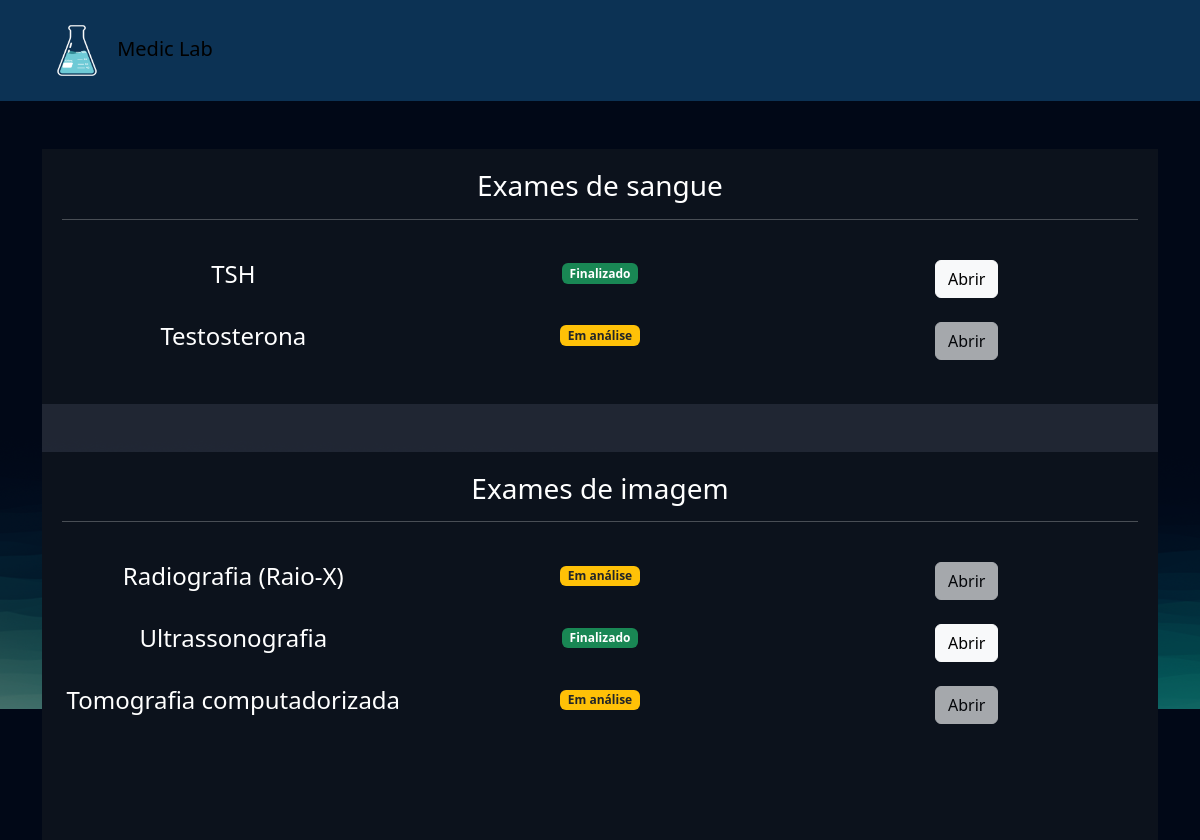
The app's page /exames/gerenciar_exames/ (signed in), older data.
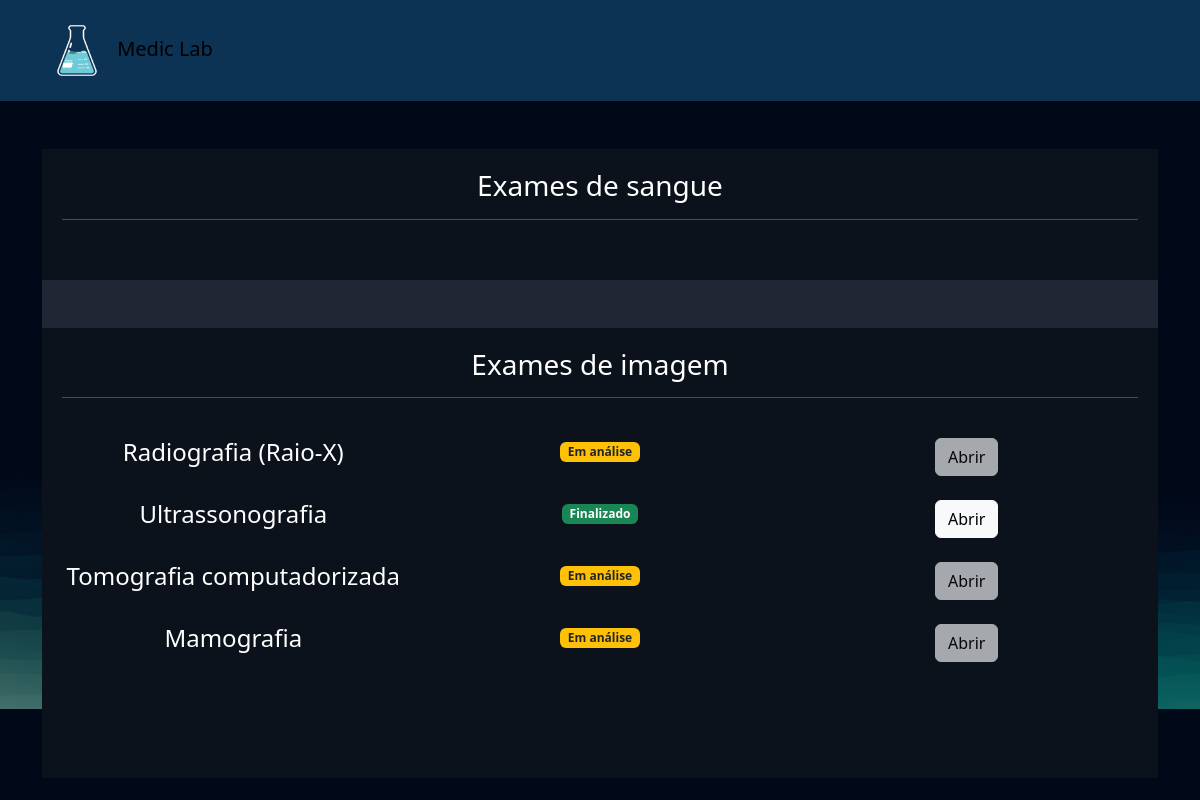
The same page, newer data.
### exames/models.py (models this page shows, shortened)
class SolicitacaoExame(models.Model):
    choice_status = (
    ('E', 'Em análise'),
    ('F', 'Finalizado')
    )
    usuario = models.ForeignKey(User, on_delete=models.DO_NOTHING) #ForeignKey -> chave estangeira
    exame = models.ForeignKey(TiposExames, on_delete=models.DO_NOTHING)
    status = models.CharField(max_length=2, choices=choice_status)
    resultado = models.FileField(upload_to="resultados", null=True, blank=True) #FileField -> recebendo arquivo
    requer_senha = models.BooleanField(default=False)
    senha = models.CharField(max_length=6, null=True, blank=True)
    def badge_template(self):
        if self.status == 'E':
            classes_css = 'bg-warning text-dark'
            texto = "Em análise"
        elif self.status == 'F':
            classes_css = 'bg-success'
            texto = "Finalizado"
        return mark_safe(f"<span class='badge bg-primary {classes_css}'>{texto}</span>")

class TiposExames(models.Model):
    nome = models.CharField(max_length=50)
    tipos_choices = (
        ('I', 'Exame de Imagem'),
        ('S', 'Exame de Sangue')
    )
    tipo = models.CharField(max_length=1, choices=tipos_choices) #Passando "tipos_coices"
    preco = models.FloatField()
    disponivel = models.BooleanField(default=True)
    horario_inicial = models.TimeField(auto_now=False, auto_now_add=False)
    horario_final = models.TimeField(auto_now=False, auto_now_add=False)

### exames/views.py (the view)
# urls.py: path('gerenciar_exames/', views.gerenciar_exames, name="gerenciar_exames"),
@login_required
def gerenciar_exames(request):
    exames = SolicitacaoExame.objects.filter(usuario=request.user)
    return render(request, 'gerenciar_exames.html', {'exames':exames})

### exames/templates/gerenciar_exames.html (shortened to what this page needs)
{% extends "bases/base.html" %}
{% load static %}
{% block 'head' %}
    <link href="{% static 'exames/css/style.css' %}" rel="stylesheet">
    <link href="{% static 'exames/css/gerenciar_pedidos.css' %}" rel="stylesheet">
    <link href="{% static 'exames/css/gerenciar_exames.css' %}" rel="stylesheet">
{% endblock 'head' %}
{% block 'conteudo' %}
    <br>
    <br>
    <div class="container">
        <div class="card card-view">
            <div class="sub-card">
                <h3>Exames de sangue</h3>
                <hr>
                <br>
                {% for exame in exames  %}
                {% if  exame.exame.tipo == 'S'%}
                    <div class="row">
                        <div class="col-md"><h4>{{exame.exame.nome}}</h4></div>
                        <div class="col-md">{{exame.badge_template}}</div>
                        <div class="col-md">
                            {% if exame.status == 'F' %}
                                <a href="{% url 'permitir_abrir_exame' exame.id %}" class="btn btn-light">Abrir</a>
                            {% else %}
                                <a href="#" class="btn btn-light disabled">Abrir</a>
                            {% endif %}
                        </div>
                    </div>
                    <br>
                {% endif %}
            {% endfor %}
            </div>
            <br>
            <br>
            <div class="sub-card">
                <h3>Exames de imagem</h3>
                <hr>
                <br>
                {% for exame in exames  %}
                    {% if  exame.exame.tipo == 'I'%}
                        <div class="row">
                            <div class="col-md"><h4>{{exame.exame.nome}}</h4></div>
                            <div class="col-md">{{exame.badge_template}}</div>
                            <div class="col-md">
                                {% if exame.status == 'F' %}
                                    <a href="{% url 'permitir_abrir_exame' exame.id %}" class="btn btn-light">Abrir</a>
                                {% else %}
                                    <a href="#" class="btn btn-light disabled">Abrir</a>
                                {% endif %}
                        </div>
                    </div>
                    <br>
                    {% endif %}
                {% endfor %}
            <br><br><br>
        </div>
    </div>
{% endblock 'conteudo' %}

Row changes from the older to the newer data that the page shows:
no longer on this page (row edited): SolicitacaoExame: exame.nome "TSH", badge_template "Finalizado", shows "Abrir", shown under "Exames de sangue"
no longer on this page (row edited): SolicitacaoExame: exame.nome "Testosterona", badge_template "Em análise", shows "Abrir", shown under "Exames de sangue"
added SolicitacaoExame: exame.nome "Mamografia", badge_template "Em análise", shows "Abrir", shown under "Exames de imagem"
